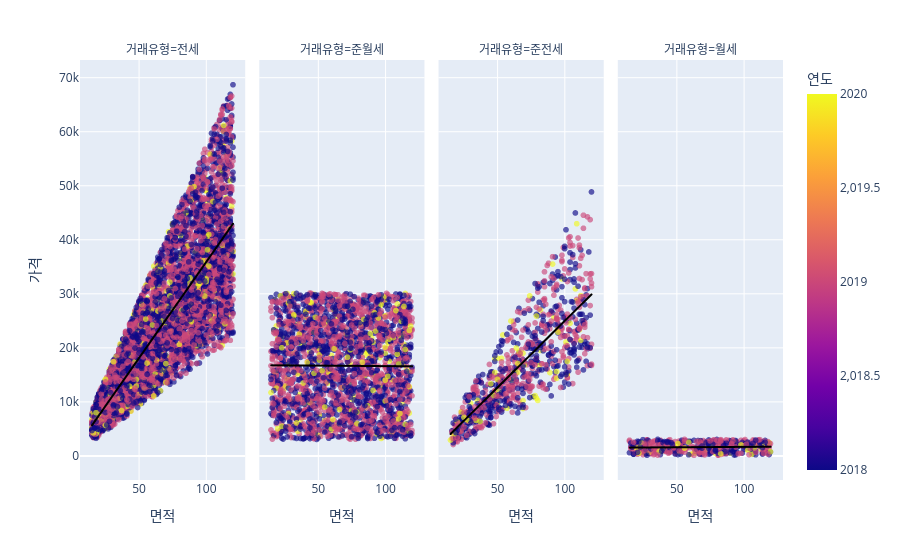

Write notebook code for a chart like this one.
### Code cell
## 전세~준월세
fig = px.scatter(monthly_yearly_2.sample(n=10000, random_state=1), x='면적', y='가격', facet_col='거래유형',
                 color='연도', trendline='ols', opacity=0.65, trendline_color_override='black')
fig.show()

### Figure 1 — Plotly figure (JSON) as saved in the notebook; plotly's stock layout.template omitted (floating-point values rounded to 4 significant figures; data arrays with more than 128 entries replaced by an {"elided": "..."} marker saying what was removed)
{"data": [{"hovertemplate": "거래유형=전세<br>면적=%{x}<br>가격=%{y}<br>연도=%{marker.color}<extra></extra>", "legendgroup": "", "marker": {"color": {"elided": "6075 int values"}, "coloraxis": "coloraxis", "opacity": 0.65, "symbol": "circle"}, "mode": "markers", "name": "", "showlegend": false, "type": "scattergl", "x": {"elided": "6075 float values"}, "xaxis": "x", "y": {"elided": "6075 int values"}, "yaxis": "y"}, {"hovertemplate": "<b>OLS trendline</b><br>가격 = 355.273 * 면적 + 341.173<br>R<sup>2</sup>=0.687178<br><br>거래유형=전세<br>면적=%{x}<br>가격=%{y} <b>(trend)</b><extra></extra>", "legendgroup": "", "line": {"color": "black"}, "marker": {"symbol": "circle"}, "mode": "lines", "name": "", "showlegend": false, "type": "scattergl", "x": {"elided": "6075 float values"}, "xaxis": "x", "y": {"elided": "6075 float values"}, "yaxis": "y"}, {"hovertemplate": "거래유형=준월세<br>면적=%{x}<br>가격=%{y}<br>연도=%{marker.color}<extra></extra>", "legendgroup": "", "marker": {"color": {"elided": "2604 int values"}, "coloraxis": "coloraxis", "opacity": 0.65, "symbol": "circle"}, "mode": "markers", "name": "", "showlegend": false, "type": "scattergl", "x": {"elided": "2604 float values"}, "xaxis": "x2", "y": {"elided": "2604 int values"}, "yaxis": "y2"}, {"hovertemplate": "<b>OLS trendline</b><br>가격 = -1.75526 * 면적 + 16797<br>R<sup>2</sup>=0.000045<br><br>거래유형=준월세<br>면적=%{x}<br>가격=%{y} <b>(trend)</b><extra></extra>", "legendgroup": "", "line": {"color": "black"}, "marker": {"symbol": "circle"}, "mode": "lines", "name": "", "showlegend": false, "type": "scattergl", "x": {"elided": "2604 float values"}, "xaxis": "x2", "y": {"elided": "2604 float values"}, "yaxis": "y2"}, {"hovertemplate": "거래유형=준전세<br>면적=%{x}<br>가격=%{y}<br>연도=%{marker.color}<extra></extra>", "legendgroup": "", "marker": {"color": {"elided": "872 int values"}, "coloraxis": "coloraxis", "opacity": 0.65, "symbol": "circle"}, "mode": "markers", "name": "", "showlegend": false, "type": "scattergl", "x": {"elided": "872 float values"}, "xaxis": "x3", "y": {"elided": "872 int values"}, "yaxis": "y3"}, {"hovertemplate": "<b>OLS trendline</b><br>가격 = 246.09 * 면적 + 358.704<br>R<sup>2</sup>=0.642706<br><br>거래유형=준전세<br>면적=%{x}<br>가격=%{y} <b>(trend)</b><extra></extra>", "legendgroup": "", "line": {"color": "black"}, "marker": {"symbol": "circle"}, "mode": "lines", "name": "", "showlegend": false, "type": "scattergl", "x": {"elided": "872 float values"}, "xaxis": "x3", "y": {"elided": "872 float values"}, "yaxis": "y3"}, {"hovertemplate": "거래유형=월세<br>면적=%{x}<br>가격=%{y}<br>연도=%{marker.color}<extra></extra>", "legendgroup": "", "marker": {"color": {"elided": "449 int values"}, "coloraxis": "coloraxis", "opacity": 0.65, "symbol": "circle"}, "mode": "markers", "name": "", "showlegend": false, "type": "scattergl", "x": {"elided": "449 float values"}, "xaxis": "x4", "y": {"elided": "449 int values"}, "yaxis": "y4"}, {"hovertemplate": "<b>OLS trendline</b><br>가격 = 1.48592 * 면적 + 1523.66<br>R<sup>2</sup>=0.002813<br><br>거래유형=월세<br>면적=%{x}<br>가격=%{y} <b>(trend)</b><extra></extra>", "legendgroup": "", "line": {"color": "black"}, "marker": {"symbol": "circle"}, "mode": "lines", "name": "", "showlegend": false, "type": "scattergl", "x": {"elided": "449 float values"}, "xaxis": "x4", "y": {"elided": "449 float values"}, "yaxis": "y4"}], "layout": {"annotations": [{"font": {}, "showarrow": false, "text": "거래유형=전세", "x": 0.1175, "xanchor": "center", "xref": "paper", "y": 1.0, "yanchor": "bottom", "yref": "paper"}, {"font": {}, "showarrow": false, "text": "거래유형=준월세", "x": 0.3725, "xanchor": "center", "xref": "paper", "y": 1.0, "yanchor": "bottom", "yref": "paper"}, {"font": {}, "showarrow": false, "text": "거래유형=준전세", "x": 0.6275, "xanchor": "center", "xref": "paper", "y": 1.0, "yanchor": "bottom", "yref": "paper"}, {"font": {}, "showarrow": false, "text": "거래유형=월세", "x": 0.8825, "xanchor": "center", "xref": "paper", "y": 1.0, "yanchor": "bottom", "yref": "paper"}], "coloraxis": {"colorbar": {"title": {"text": "연도"}}, "colorscale": [[0.0, "#0d0887"], [0.1111, "#46039f"], [0.2222, "#7201a8"], [0.3333, "#9c179e"], [0.4444, "#bd3786"], [0.5556, "#d8576b"], [0.6667, "#ed7953"], [0.7778, "#fb9f3a"], [0.8889, "#fdca26"], [1.0, "#f0f921"]]}, "legend": {"tracegroupgap": 0}, "margin": {"t": 60}, "xaxis": {"anchor": "y", "domain": [0.0, 0.235], "title": {"text": "면적"}}, "xaxis2": {"anchor": "y2", "domain": [0.255, 0.49], "matches": "x", "title": {"text": "면적"}}, "xaxis3": {"anchor": "y3", "domain": [0.51, 0.745], "matches": "x", "title": {"text": "면적"}}, "xaxis4": {"anchor": "y4", "domain": [0.765, 1.0], "matches": "x", "title": {"text": "면적"}}, "yaxis": {"anchor": "x", "domain": [0.0, 1.0], "title": {"text": "가격"}}, "yaxis2": {"anchor": "x2", "domain": [0.0, 1.0], "matches": "y", "showticklabels": false}, "yaxis3": {"anchor": "x3", "domain": [0.0, 1.0], "matches": "y", "showticklabels": false}, "yaxis4": {"anchor": "x4", "domain": [0.0, 1.0], "matches": "y", "showticklabels": false}}}
